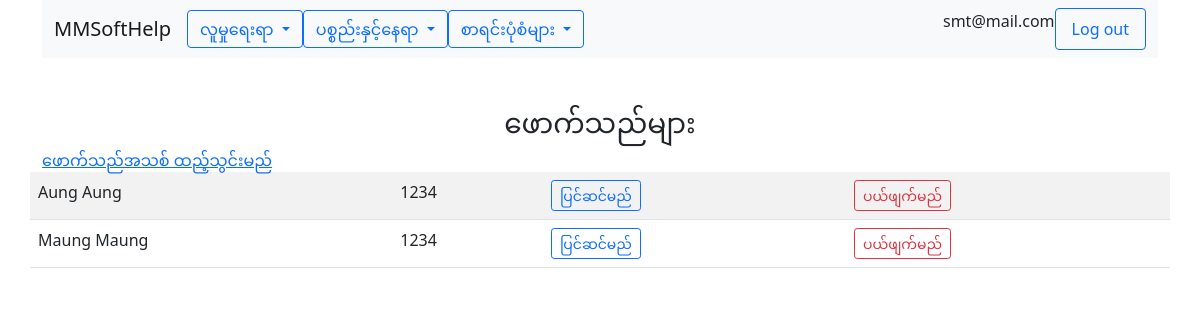
/customer/index.php (signed in), run on the app's committed database.
### tables this page shows
CREATE TABLE `users` (
  `id` int(10) NOT NULL,
  `email` varchar(100) NOT NULL,
  `password` varchar(100) NOT NULL,
  `phone` varchar(25) NOT NULL,
  `address` varchar(250) NOT NULL,
  `com_id` int(10) NOT NULL,
  `role` varchar(25) NOT NULL
);

CREATE TABLE `companies` (
  `id` int(10) NOT NULL,
  `name` varchar(100) NOT NULL,
  `phone` varchar(15) NOT NULL,
  `address` varchar(250) NOT NULL
);

CREATE TABLE `customers` (
  `id` int(10) NOT NULL,
  `name` varchar(100) NOT NULL,
  `phone` varchar(25) NOT NULL,
  `com_id` int(10) NOT NULL
);

### app/functions.php (called while the page is built, shortened)
<?php
function view($name, $model= ''){
    require(APP_PATH . "views/layout.view.php");
}
function is_user_authenticated() {
    return isset($_SESSION['email']);
}
function is_user_admin() {
    $user = UserData::get_user_by_email($_SESSION['email']);
    return $user->role == 'admin';
}
function get_user() {
    $user = UserData::get_user_by_email($_SESSION['email']);
    return $user;
}
function get_company_id() {
    $user = UserData::get_user_by_email($_SESSION['email']);
    return $user->com_id;
}
function get_company_name() {
    return CompanyData::get_company_by_id(get_company_id())->name;
}
?>

### customer/index.php (called while the page is built, shortened)
<?php
view('customer/index', CustomerData::get_customers(get_company_id()));
?>

### app/company/mysqlcompanyprovider.class.php (called while the page is built, shortened)
<?php
class MySqlCompanyProvider extends CompanyProvider{
    public function get_company_by_id($com_id){
        $db = $this -> connect();
        $sql = 'SELECT * FROM companies WHERE id = :id';
        $smt = $db->prepare($sql);
        $smt -> execute([
            ':id' => $com_id,
        ]);
        $data = $smt->fetchAll(PDO::FETCH_CLASS,'Company');
        return $data[0];
    }
    private function connect(){
        try{
            return new PDO($this->source, CONFIG['db_user'], CONFIG['db_password']);
        }catch(PDOException $e){
            return null;
        }
    }
}
?>

### app/user/mysqluserprovider.class.php (called while the page is built, shortened)
<?php
class MySqlUserProvider extends UserProvider{
    public function get_user_by_email($email){
        $db = $this -> connect();
        $sql = 'SELECT * FROM users WHERE email = :email';
        $smt = $db->prepare($sql);
        $smt -> execute([
            ':email' => $email,
        ]);
        $data = $smt->fetchAll(PDO::FETCH_CLASS,'User');
        return $data[0];
    }
    private function connect(){
        try{
            return new PDO($this->source, CONFIG['db_user'], CONFIG['db_password']);
        }catch(PDOException $e){
            return null;
        }
    }
}
?>

### app/user/userdata.class.php (called while the page is built, shortened)
<?php
class UserData{
    static private $ds;
    static public function initialize(UserProvider $data_provider){
        return self::$ds = $data_provider;
    }
    static public function get_user_by_email($email){
        return self::$ds->get_user_by_email($email);
    }
}
?>

### app/company/companydata.class.php (called while the page is built, shortened)
<?php
class CompanyData{
    static private $ds;
    static public function initialize(CompanyProvider $data_provider){
        return self::$ds = $data_provider;
    }
    static public function get_company_by_id($com_id){
        return self::$ds->get_company_by_id($com_id);
    }
}
?>

### app/customer/mysqlcustomerprovider.class.php (called while the page is built, shortened)
<?php
class MySqlCustomerProvider extends CustomerProvider{
    public function get_customers($com_id){
        return $this -> query('SELECT * FROM customers WHERE com_id = :com_id',[
            ':com_id' => $com_id
        ]);
    }
    private function query($sql, $sql_params = []){
        $db = $this->connect();
        $query = null;
        if (empty($sql_params)){
            $query = $db->query($sql);
        }else{
            $query = $db-> prepare($sql);
            $query -> execute($sql_params);
        }
        $data = $query->fetchAll(PDO::FETCH_CLASS,'Customer');
        return $data;
    }
    private function connect(){
        try{
            return new PDO($this->source, CONFIG['db_user'], CONFIG['db_password']);
        }catch(PDOException $e){
            return null;
        }
    }
}
?>

### app/customer/customerdata.class.php (called while the page is built, shortened)
<?php
class CustomerData{
    static private $ds;
    static public function initialize(CustomerProvider $data_provider){
        return self::$ds = $data_provider;
    }
    static public function get_customers($com_id){
        return self::$ds->get_customers($com_id);
    }
}
?>

### views/customer/index.view.php (the view)
<div class="row">
    <div class="col-lg-12 text-center">
        <h3 class="mt-5"><?php echo customers; ?></h3>
    </div>
</div>
<?php
if (is_user_admin()){
?>
    <div class="row">
    <a href="create.php"><?php echo create_cus; ?></a>
    </div>
<?php
}
?>
<div class="row">
    <table class="table table-striped">
    <?php foreach($model as $item) : ?>
        <tr>
            <td><?= $item->name ?></td>
            <td><?= $item->phone ?></td>
            <?php
if (is_user_admin()){
?>
            <td><a href="edit.php?key=<?= $item->id ?>" class="btn btn-outline-primary btn-sm" ><?php echo edit_user ?></a></td>
            <td><a href="delete.php?key=<?= $item->id ?>" class="btn btn-outline-danger btn-sm"><?php echo del_user ?></a></td>
            <?php
}
?>
        </tr>
    <?php endforeach; ?>
    </table>
</div>

### views/layout.view.php (shortened to what this page needs)
<!DOCTYPE html>
<html lang="en">
  <head>
    <link href="https://cdn.jsdelivr.net/npm/bootstrap@5.0.2/dist/css/bootstrap.min.css" rel="stylesheet">
  </head>
  <body>
    <div class="container">
      <?php
      if (is_user_authenticated()){
      ?>
<nav class="navbar navbar-expand-lg navbar-light bg-light">
  <div class="container-fluid">
    <a class="navbar-brand" href="../company"><?= get_company_name(); ?></a>
    <div class="collapse navbar-collapse" id="navbarSupportedContent">
      <ul class="navbar-nav me-auto mb-2 mb-lg-0">
<div class="dropdown">
  <button class="btn btn-outline-primary dropdown-toggle" type="button" id="dropdownMenuButton1" data-bs-toggle="dropdown" aria-expanded="false">
    <?php echo people_menu; ?>
  </button>
</div>
<div class="dropdown">
  <button class="btn btn-outline-primary dropdown-toggle" type="button" id="dropdownMenuButton1" data-bs-toggle="dropdown" aria-expanded="false">
    <?php echo item_location_menu; ?>
  </button>
</div>
<div class="dropdown">
  <button class="btn btn-outline-primary dropdown-toggle" type="button" id="dropdownMenuButton1" data-bs-toggle="dropdown" aria-expanded="false">
    <?php echo forms; ?>
  </button>
</div>
      </ul>
      <?php
      }
      ?>
      <?php
      if (is_user_authenticated()){
      ?>
      <p><?= get_user()->email; ?></p>
      <a class="nav-link btn btn-outline-primary" href="../logout.php">Log out</a>
      <?php
      }
      ?>
    </div>
  </div>
</nav>
</div>
    <div class="container">
<?php require("$name.view.php");?>
    </div>
    </body>
    </html>

### data on the page
users: com.name "MMSoftHelp", email "smt@mail.com"
customers: name "Aung Aung", phone "1234"
customers: name "Maung Maung", phone "1234"

### other printed values
people_menu "လူမှုရေးရာ"
item_location_menu "ပစ္စည်းနှင့်နေရာ"
forms "စာရင်းပုံစံများ"
customers "ဖောက်သည်များ"
create_cus "ဖောက်သည်အသစ် ထည့်သွင်းမည်"
